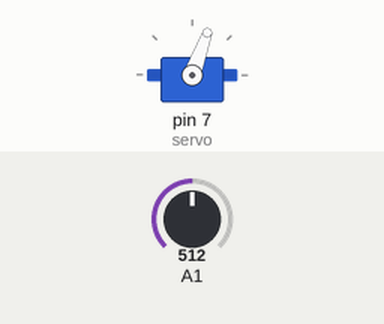
This sketch was run on a simulated Arduino Uno, built with avr-gcc and run on an emulated ATmega328P. Shown: servo. Wiring (inferred from the names in the program): servo: signal pin 7. Inputs (shaded band) come from the test bench; at power-on: A1 = 512. Servo pulses on a pin are drawn as a servo (544–2400 µs = 0–180°).

Above: at 1.8 s.
1.9 s: A1 set to 716
At 3.1 s:
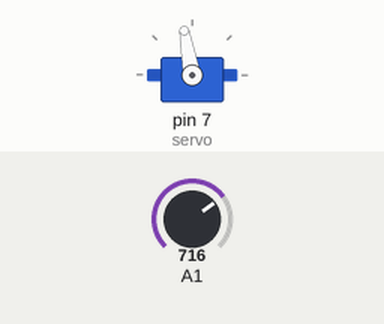
3.5 s: A1 set to 900
At 4.4 s:
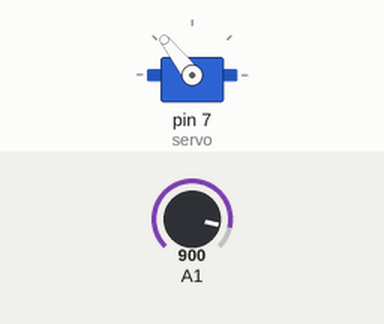
5.5 s: A1 set to 1023
At 6.8 s:
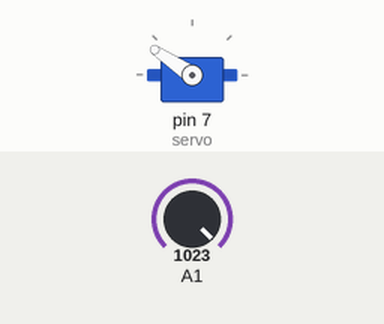
7.6 s: A1 set to 306
At 8.6 s:
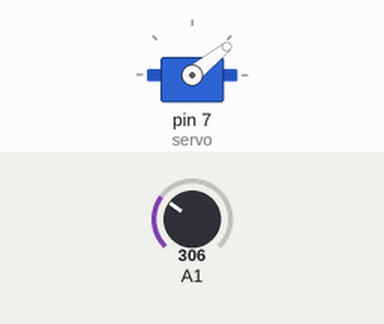
9.7 s: A1 set to 122
At 11.2 s:
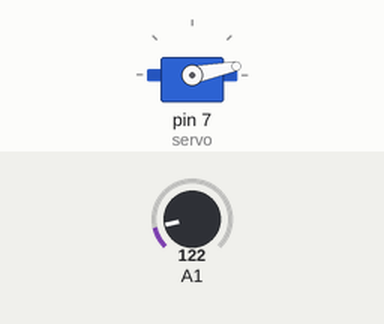
11.7 s: A1 set to 511
At 12.7 s:
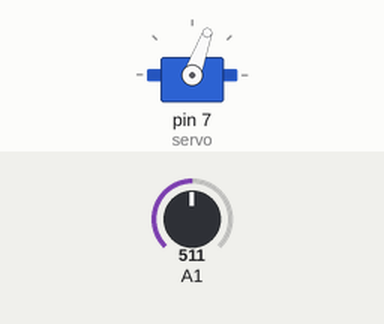
Timing chart, 0 to 14.7 s (numbered marks = the images above; inputs shaded):
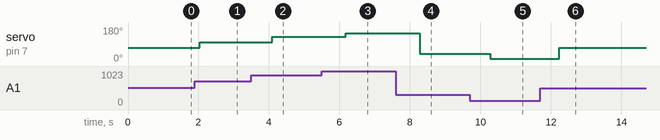

The sketch:

potenciometroconservo.ino
```cpp
int servo=7;
int valorpot;

void setup() {
   // TCCR1B = TCCR1B & B11111000 | B00000001; // Set PWM frequency for D9 & D10 :
    pinMode(servo, OUTPUT); // sets the pin as outpu

}

void loop() {
  // put your main code here, to run repeatedly:
valorpot=analogRead(A1);
valorpot = map ( valorpot , 0 , 1023 , 470 ,  2050) ;
 for (int Hz =0; Hz < 50 ;Hz++){     // repetimos la instruccion 50 veces
      digitalWrite (servo,HIGH);
      delayMicroseconds(valorpot);
      digitalWrite (servo,LOW);
      delay(19);
     }
}
```

Measured:
- after the input at 1.9 s, servo on pin 7 (servo): 70° → 100° after 0.13 s
- after the input at 3.5 s, servo on pin 7 (servo): 100° → 128° after 0.59 s
- after the input at 5.5 s, servo on pin 7 (servo): 128° → 146° after 0.68 s
- after the input at 7.6 s, servo on pin 7 (servo): 146° → 39° after 0.68 s
- after the input at 9.7 s, servo on pin 7 (servo): 39° → 11° after 0.58 s
- after the input at 11.7 s, servo on pin 7 (servo): 11° → 70° after 0.55 s
